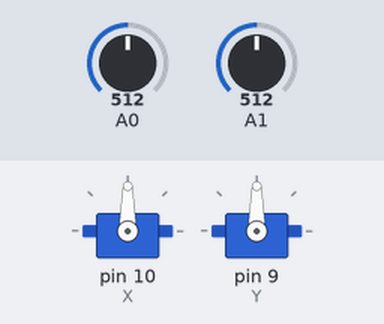
The sketch below on a simulated Arduino Uno, built with avr-gcc and run on an emulated ATmega328P. Parts: 2 × servo. Inputs (shaded band) come from the test bench; at power-on: A0 = 512, A1 = 512.

Above: at 1.2 s.
1.3 s: A0 set to 716
At 2.4 s:
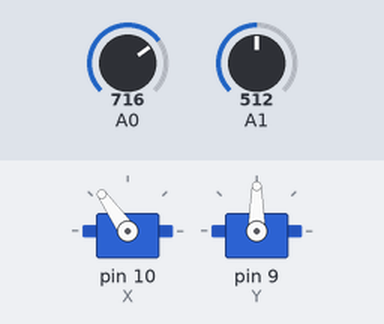
2.8 s: A1 set to 716
At 3.5 s:
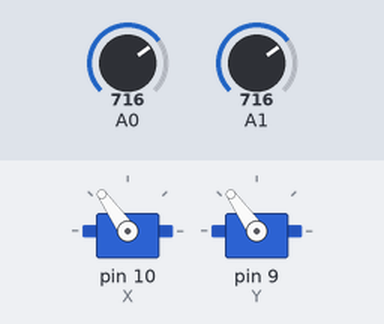
4.3 s: A0 set to 900
At 4.7 s:
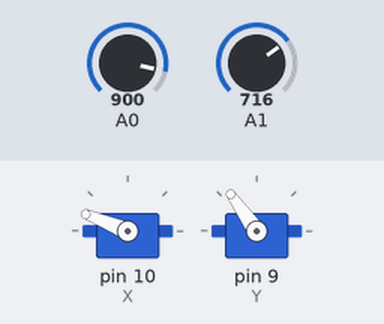
5.8 s: A1 set to 900
At 7.0 s:
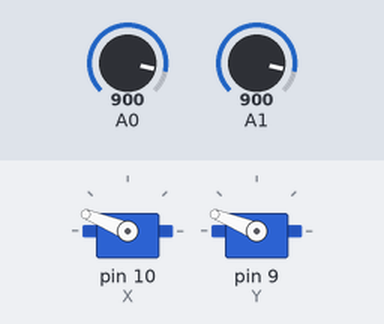
7.3 s: A0 set to 1023
At 8.1 s:
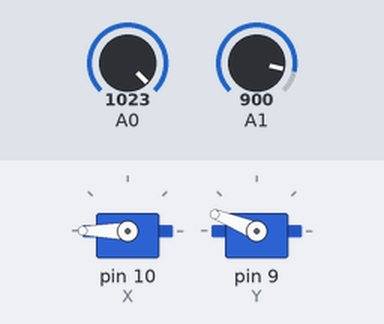
8.8 s: A1 set to 1023
At 9.3 s:
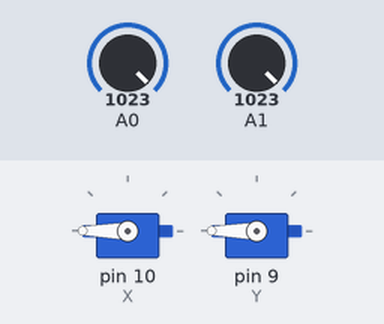
Timing chart, 0 to 11.3 s (numbered marks = the images above; inputs shaded):
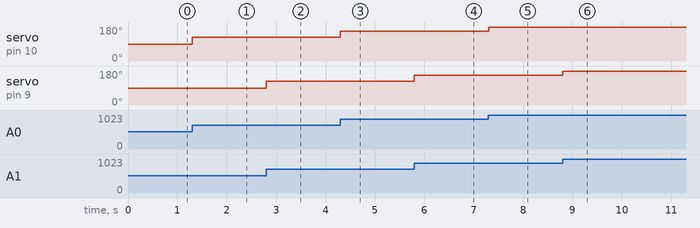

Measured:
- after the input at 1.3 s, servo on pin 10 (X): 90° → 125° at once
- after the input at 2.8 s, servo on pin 9 (Y): 90° → 125° at once
- after the input at 4.3 s, servo on pin 10 (X): 125° → 158° at once
- after the input at 5.8 s, servo on pin 9 (Y): 125° → 158° at once
- after the input at 7.3 s, servo on pin 10 (X): 158° → 180° at once
- after the input at 8.8 s, servo on pin 9 (Y): 158° → 180° at once

The sketch:

Control_Joystick.ino
```cpp
#include <Servo.h>

Servo X;
Servo Y;

void setup() {
  X.attach(10);
  Y.attach(9);
}

void loop() {
  X.write(map(analogRead(A0),0,1023,0,180));
  Y.write(map(analogRead(A1),0,1023,0,180));
}
```
